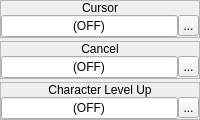
                            <widget class="QWidget" name="widget_61" native="true">
                             <layout class="QVBoxLayout" name="verticalLayout_45">
                              <property name="spacing">
                               <number>3</number>
                              </property>
                              <property name="margin">
                               <number>0</number>
                              </property>
                              <item>
                               <widget class="QFrame" name="frame_24">
                                <property name="sizePolicy">
                                 <sizepolicy hsizetype="Preferred" vsizetype="Fixed">
                                  <horstretch>0</horstretch>
                                  <verstretch>0</verstretch>
                                 </sizepolicy>
                                </property>
                                <property name="frameShape">
                                 <enum>QFrame::StyledPanel</enum>
                                </property>
                                <property name="frameShadow">
                                 <enum>QFrame::Raised</enum>
                                </property>
                                <layout class="QVBoxLayout" name="verticalLayout_32">
                                 <property name="spacing">
                                  <number>0</number>
                                 </property>
                                 <property name="margin">
                                  <number>0</number>
                                 </property>
                                 <item>
                                  <widget class="QLabel" name="label_23">
                                   <property name="sizePolicy">
                                    <sizepolicy hsizetype="Preferred" vsizetype="Fixed">
                                     <horstretch>0</horstretch>
                                     <verstretch>0</verstretch>
                                    </sizepolicy>
                                   </property>
                                   <property name="text">
                                    <string>Cursor</string>
                                   </property>
                                   <property name="alignment">
                                    <set>Qt::AlignCenter</set>
                                   </property>
                                  </widget>
                                 </item>
                                 <item>
                                  <widget class="QWidget" name="widget_23" native="true">
                                   <layout class="QHBoxLayout" name="horizontalLayout_16">
                                    <property name="spacing">
                                     <number>0</number>
                                    </property>
                                    <property name="margin">
                                     <number>0</number>
                                    </property>
                                    <item>
                                     <widget class="QLineEdit" name="leCursorSFX">
                                      <property name="text">
                                       <string>(OFF)</string>
                                      </property>
                                      <property name="alignment">
                                       <set>Qt::AlignCenter</set>
                                      </property>
                                      <property name="readOnly">
                                       <bool>true</bool>
                                      </property>
                                     </widget>
                                    </item>
                                    <item>
                                     <widget class="QToolButton" name="bBrowseCursorSFX">
                                      <property name="sizePolicy">
                                       <sizepolicy hsizetype="Fixed" vsizetype="Expanding">
                                        <horstretch>0</horstretch>
                                        <verstretch>0</verstretch>
                                       </sizepolicy>
                                      </property>
                                      <property name="minimumSize">
                                       <size>
                                        <width>21</width>
                                        <height>21</height>
                                       </size>
                                      </property>
                                      <property name="maximumSize">
                                       <size>
                                        <width>21</width>
                                        <height>21</height>
                                       </size>
                                      </property>
                                      <property name="text">
                                       <string>...</string>
                                      </property>
                                      <property name="icon">
                                       <iconset resource="gui_icons.qrc">
                                        <normaloff>:/icons/fileopen.png</normaloff>:/icons/fileopen.png</iconset>
                                      </property>
                                      <property name="iconSize">
                                       <size>
                                        <width>16</width>
                                        <height>16</height>
                                       </size>
                                      </property>
                                     </widget>
                                    </item>
                                   </layout>
                                  </widget>
                                 </item>
                                </layout>
                               </widget>
                              </item>
                              <item>
                               <widget class="QFrame" name="frame_27">
                                <property name="sizePolicy">
                                 <sizepolicy hsizetype="Preferred" vsizetype="Fixed">
                                  <horstretch>0</horstretch>
                                  <verstretch>0</verstretch>
                                 </sizepolicy>
                                </property>
                                <property name="frameShape">
                                 <enum>QFrame::StyledPanel</enum>
                                </property>
                                <property name="frameShadow">
                                 <enum>QFrame::Raised</enum>
                                </property>
                                <layout class="QVBoxLayout" name="verticalLayout_35">
                                 <property name="spacing">
                                  <number>0</number>
                                 </property>
                                 <property name="margin">
                                  <number>0</number>
                                 </property>
                                 <item>
                                  <widget class="QLabel" name="label_26">
                                   <property name="sizePolicy">
                                    <sizepolicy hsizetype="Preferred" vsizetype="Fixed">
                                     <horstretch>0</horstretch>
                                     <verstretch>0</verstretch>
                                    </sizepolicy>
                                   </property>
                                   <property name="text">
                                    <string>Cancel</string>
                                   </property>
                                   <property name="alignment">
                                    <set>Qt::AlignCenter</set>
                                   </property>
                                  </widget>
                                 </item>
                                 <item>
                                  <widget class="QWidget" name="widget_26" native="true">
                                   <layout class="QHBoxLayout" name="horizontalLayout_19">
                                    <property name="spacing">
                                     <number>0</number>
                                    </property>
                                    <property name="margin">
                                     <number>0</number>
                                    </property>
                                    <item>
                                     <widget class="QLineEdit" name="leCancelSFX">
                                      <property name="text">
                                       <string>(OFF)</string>
                                      </property>
                                      <property name="alignment">
                                       <set>Qt::AlignCenter</set>
                                      </property>
                                      <property name="readOnly">
                                       <bool>true</bool>
                                      </property>
                                     </widget>
                                    </item>
                                    <item>
                                     <widget class="QToolButton" name="bBrowseCancelSFX">
                                      <property name="sizePolicy">
                                       <sizepolicy hsizetype="Fixed" vsizetype="Expanding">
                                        <horstretch>0</horstretch>
                                        <verstretch>0</verstretch>
                                       </sizepolicy>
                                      </property>
                                      <property name="minimumSize">
                                       <size>
                                        <width>21</width>
                                        <height>21</height>
                                       </size>
                                      </property>
                                      <property name="maximumSize">
                                       <size>
                                        <width>21</width>
                                        <height>21</height>
                                       </size>
                                      </property>
                                      <property name="text">
                                       <string>...</string>
                                      </property>
                                      <property name="icon">
                                       <iconset resource="gui_icons.qrc">
                                        <normaloff>:/icons/fileopen.png</normaloff>:/icons/fileopen.png</iconset>
                                      </property>
                                      <property name="iconSize">
                                       <size>
                                        <width>16</width>
                                        <height>16</height>
                                       </size>
                                      </property>
                                     </widget>
                                    </item>
                                   </layout>
                                  </widget>
                                 </item>
                                </layout>
                               </widget>
                              </item>
                              <item>
                               <widget class="QFrame" name="frame_33">
                                <property name="sizePolicy">
                                 <sizepolicy hsizetype="Preferred" vsizetype="Fixed">
                                  <horstretch>0</horstretch>
                                  <verstretch>0</verstretch>
                                 </sizepolicy>
                                </property>
                                <property name="frameShape">
                                 <enum>QFrame::StyledPanel</enum>
                                </property>
                                <property name="frameShadow">
                                 <enum>QFrame::Raised</enum>
                                </property>
                                <layout class="QVBoxLayout" name="verticalLayout_41">
                                 <property name="spacing">
                                  <number>0</number>
                                 </property>
                                 <property name="margin">
                                  <number>0</number>
                                 </property>
                                 <item>
                                  <widget class="QLabel" name="label_32">
                                   <property name="sizePolicy">
                                    <sizepolicy hsizetype="Preferred" vsizetype="Fixed">
                                     <horstretch>0</horstretch>
                                     <verstretch>0</verstretch>
                                    </sizepolicy>
                                   </property>
                                   <property name="text">
                                    <string>Character Level Up</string>
                                   </property>
                                   <property name="alignment">
                                    <set>Qt::AlignCenter</set>
                                   </property>
                                  </widget>
                                 </item>
                                 <item>
                                  <widget class="QWidget" name="widget_32" native="true">
                                   <layout class="QHBoxLayout" name="horizontalLayout_25">
                                    <property name="spacing">
                                     <number>0</number>
                                    </property>
                                    <property name="margin">
                                     <number>0</number>
                                    </property>
                                    <item>
                                     <widget class="QLineEdit" name="leCharacterLevelUpSFX">
                                      <property name="text">
                                       <string>(OFF)</string>
                                      </property>
                                      <property name="alignment">
                                       <set>Qt::AlignCenter</set>
                                      </property>
                                      <property name="readOnly">
                                       <bool>true</bool>
                                      </property>
                                     </widget>
                                    </item>
                                    <item>
                                     <widget class="QToolButton" name="bBrowseCharacterLevelUpSFX">
                                      <property name="sizePolicy">
                                       <sizepolicy hsizetype="Fixed" vsizetype="Expanding">
                                        <horstretch>0</horstretch>
                                        <verstretch>0</verstretch>
                                       </sizepolicy>
                                      </property>
                                      <property name="minimumSize">
                                       <size>
                                        <width>21</width>
                                        <height>21</height>
                                       </size>
                                      </property>
                                      <property name="maximumSize">
                                       <size>
                                        <width>21</width>
                                        <height>21</height>
                                       </size>
                                      </property>
                                      <property name="text">
                                       <string>...</string>
                                      </property>
                                      <property name="icon">
                                       <iconset resource="gui_icons.qrc">
                                        <normaloff>:/icons/fileopen.png</normaloff>:/icons/fileopen.png</iconset>
                                      </property>
                                      <property name="iconSize">
                                       <size>
                                        <width>16</width>
                                        <height>16</height>
                                       </size>
                                      </property>
                                     </widget>
                                    </item>
                                   </layout>
                                  </widget>
                                 </item>
                                </layout>
                               </widget>
                              </item>
                             </layout>
                            </widget>
